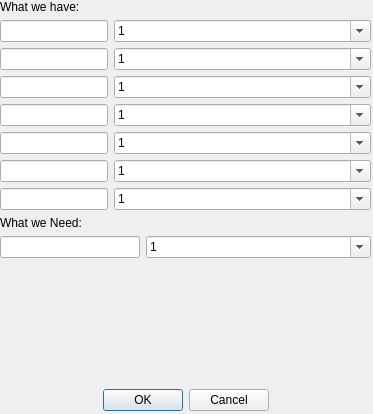
<?xml version="1.0" encoding="UTF-8"?>
<ui version="4.0">
 <class>UnitSolver</class>
 <widget class="QDialog" name="UnitSolver">
  <property name="geometry">
   <rect>
    <x>0</x>
    <y>0</y>
    <width>373</width>
    <height>414</height>
   </rect>
  </property>
  <property name="windowTitle">
   <string>Unit Solver</string>
  </property>
  <property name="sizeGripEnabled">
   <bool>false</bool>
  </property>
  <property name="modal">
   <bool>true</bool>
  </property>
  <widget class="QWidget" name="verticalLayoutWidget">
   <property name="geometry">
    <rect>
     <x>0</x>
     <y>0</y>
     <width>371</width>
     <height>411</height>
    </rect>
   </property>
   <layout class="QVBoxLayout" name="verticalLayout">
    <item>
     <widget class="QLabel" name="label">
      <property name="text">
       <string>What we have:</string>
      </property>
     </widget>
    </item>
    <item>
     <layout class="QFormLayout" name="formLayout">
      <item row="0" column="0">
       <widget class="QLineEdit" name="value_1">
        <property name="placeholderText">
         <string/>
        </property>
       </widget>
      </item>
      <item row="0" column="1">
       <widget class="QComboBox" name="unit_1">
        <property name="minimumSize">
         <size>
          <width>225</width>
          <height>0</height>
         </size>
        </property>
        <property name="editable">
         <bool>true</bool>
        </property>
        <property name="currentText">
         <string>1</string>
        </property>
       </widget>
      </item>
      <item row="1" column="0">
       <widget class="QLineEdit" name="value_2">
        <property name="placeholderText">
         <string/>
        </property>
       </widget>
      </item>
      <item row="1" column="1">
       <widget class="QComboBox" name="unit_2">
        <property name="minimumSize">
         <size>
          <width>225</width>
          <height>0</height>
         </size>
        </property>
        <property name="editable">
         <bool>true</bool>
        </property>
        <property name="currentText">
         <string>1</string>
        </property>
       </widget>
      </item>
      <item row="2" column="0">
       <widget class="QLineEdit" name="value_3">
        <property name="placeholderText">
         <string/>
        </property>
       </widget>
      </item>
      <item row="2" column="1">
       <widget class="QComboBox" name="unit_3">
        <property name="minimumSize">
         <size>
          <width>225</width>
          <height>0</height>
         </size>
        </property>
        <property name="editable">
         <bool>true</bool>
        </property>
        <property name="currentText">
         <string>1</string>
        </property>
       </widget>
      </item>
      <item row="3" column="0">
       <widget class="QLineEdit" name="value_4">
        <property name="placeholderText">
         <string/>
        </property>
       </widget>
      </item>
      <item row="3" column="1">
       <widget class="QComboBox" name="unit_4">
        <property name="minimumSize">
         <size>
          <width>225</width>
          <height>0</height>
         </size>
        </property>
        <property name="editable">
         <bool>true</bool>
        </property>
        <property name="currentText">
         <string>1</string>
        </property>
       </widget>
      </item>
      <item row="4" column="0">
       <widget class="QLineEdit" name="value_5">
        <property name="placeholderText">
         <string/>
        </property>
       </widget>
      </item>
      <item row="5" column="0">
       <widget class="QLineEdit" name="value_6">
        <property name="placeholderText">
         <string/>
        </property>
       </widget>
      </item>
      <item row="6" column="0">
       <widget class="QLineEdit" name="value_7">
        <property name="placeholderText">
         <string/>
        </property>
       </widget>
      </item>
      <item row="4" column="1">
       <widget class="QComboBox" name="unit_5">
        <property name="minimumSize">
         <size>
          <width>225</width>
          <height>0</height>
         </size>
        </property>
        <property name="editable">
         <bool>true</bool>
        </property>
        <property name="currentText">
         <string>1</string>
        </property>
       </widget>
      </item>
      <item row="5" column="1">
       <widget class="QComboBox" name="unit_6">
        <property name="minimumSize">
         <size>
          <width>225</width>
          <height>0</height>
         </size>
        </property>
        <property name="editable">
         <bool>true</bool>
        </property>
        <property name="currentText">
         <string>1</string>
        </property>
       </widget>
      </item>
      <item row="6" column="1">
       <widget class="QComboBox" name="unit_7">
        <property name="minimumSize">
         <size>
          <width>225</width>
          <height>0</height>
         </size>
        </property>
        <property name="editable">
         <bool>true</bool>
        </property>
        <property name="currentText">
         <string>1</string>
        </property>
       </widget>
      </item>
     </layout>
    </item>
    <item>
     <widget class="QLabel" name="label_2">
      <property name="text">
       <string>What we Need:</string>
      </property>
     </widget>
    </item>
    <item>
     <layout class="QHBoxLayout" name="horizontalLayout">
      <item>
       <widget class="QLineEdit" name="solutionValue">
        <property name="readOnly">
         <bool>true</bool>
        </property>
        <property name="placeholderText">
         <string/>
        </property>
       </widget>
      </item>
      <item>
       <widget class="QComboBox" name="solutionUnit">
        <property name="minimumSize">
         <size>
          <width>225</width>
          <height>0</height>
         </size>
        </property>
        <property name="editable">
         <bool>true</bool>
        </property>
        <property name="currentText">
         <string>1</string>
        </property>
       </widget>
      </item>
     </layout>
    </item>
    <item>
     <spacer name="verticalSpacer">
      <property name="orientation">
       <enum>Qt::Vertical</enum>
      </property>
      <property name="sizeHint" stdset="0">
       <size>
        <width>20</width>
        <height>40</height>
       </size>
      </property>
     </spacer>
    </item>
    <item>
     <layout class="QHBoxLayout" name="horizontalLayout_3">
      <item>
       <spacer name="horizontalSpacer_2">
        <property name="orientation">
         <enum>Qt::Horizontal</enum>
        </property>
        <property name="sizeHint" stdset="0">
         <size>
          <width>40</width>
          <height>20</height>
         </size>
        </property>
       </spacer>
      </item>
      <item>
       <widget class="QDialogButtonBox" name="buttonBox">
        <property name="standardButtons">
         <set>QDialogButtonBox::Cancel|QDialogButtonBox::Ok</set>
        </property>
       </widget>
      </item>
      <item>
       <spacer name="horizontalSpacer">
        <property name="orientation">
         <enum>Qt::Horizontal</enum>
        </property>
        <property name="sizeHint" stdset="0">
         <size>
          <width>40</width>
          <height>20</height>
         </size>
        </property>
       </spacer>
      </item>
     </layout>
    </item>
   </layout>
  </widget>
 </widget>
 <resources/>
 <connections>
  <connection>
   <sender>buttonBox</sender>
   <signal>accepted()</signal>
   <receiver>UnitSolver</receiver>
   <slot>accept()</slot>
   <hints>
    <hint type="sourcelabel">
     <x>185</x>
     <y>391</y>
    </hint>
    <hint type="destinationlabel">
     <x>186</x>
     <y>206</y>
    </hint>
   </hints>
  </connection>
  <connection>
   <sender>buttonBox</sender>
   <signal>rejected()</signal>
   <receiver>UnitSolver</receiver>
   <slot>reject()</slot>
   <hints>
    <hint type="sourcelabel">
     <x>185</x>
     <y>391</y>
    </hint>
    <hint type="destinationlabel">
     <x>186</x>
     <y>206</y>
    </hint>
   </hints>
  </connection>
 </connections>
</ui>
